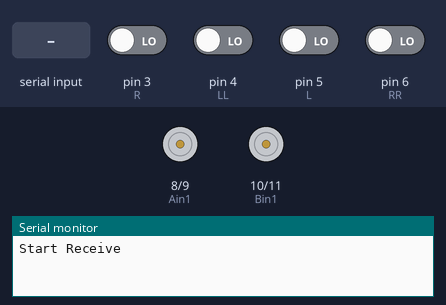
The sketch below on a simulated Arduino Uno, built with avr-gcc and run on an emulated ATmega328P. Shown: motor-driver pin pairs drawn as motors (green arrow = first pin HIGH = forward, orange = second pin HIGH = backward, longer = more drive, scaled by the enable pin), the last lines printed to the serial monitor. The inputs (shaded band) are chosen by the test bench; at power-on: pin 3 (R), pin 4 (LL), pin 5 (L), pin 6 (RR) LOW.

Above: at 0.8 s.
0.9 s: "Go\n" received over Serial
At 2.69 s:
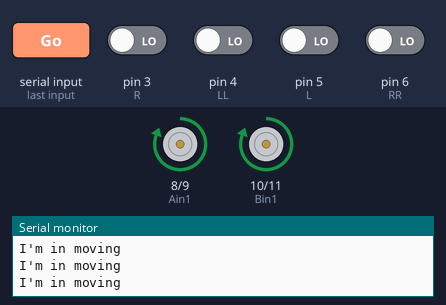
3.9 s: pin 3 (R) driven HIGH
At 6.8 s:
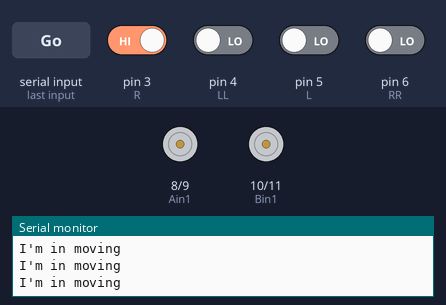
6.9 s: pin 4 (LL) driven HIGH
At 7.6 s:
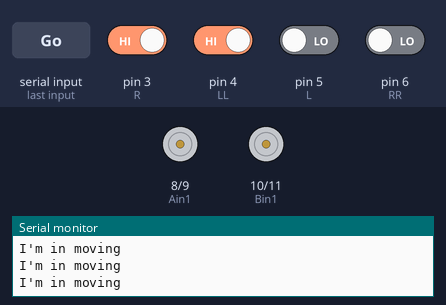
9.4 s: "LFT\n" received over Serial
At 10.5 s:
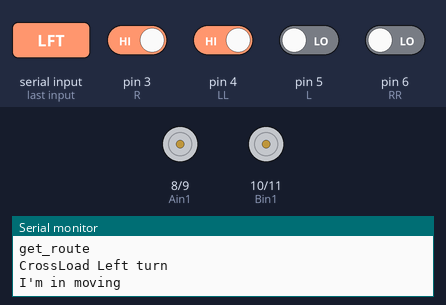
Timing chart, 0 to 12.4 s (numbered marks = the images above; inputs shaded):
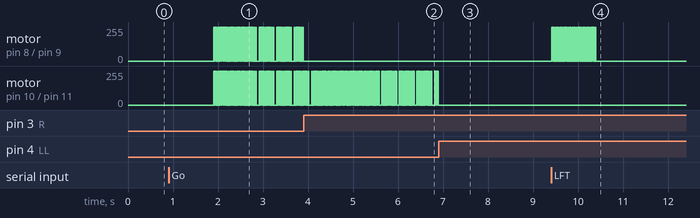

Measured:
- after the input at 0.9 s, motor on pin 8 (Ain1) / pin 9 (Ain2), motor on pin 10 (Bin1) / pin 11 (Bin2): alternates forward 255/255 for 0.02 s and stopped for 0.02 s, starting after 1.0 s
- after the input at 3.9 s, motor on pin 8 (Ain1) / pin 9 (Ain2): stops changing and stays stopped
- after the input at 6.9 s, motor on pin 10 (Bin1) / pin 11 (Bin2): stops changing and stays stopped
- after the input at 9.4 s, motor on pin 8 (Ain1) / pin 9 (Ain2): alternates forward 255/255 for 0.01 s and stopped for 0.02 s, 66 changes in all, then stays stopped, starting at once

The sketch:

Motor.ino
```cpp
#include <SoftwareSerial.h>

/*
 * L = left sensor
 * R = right sensor
 * LL = Most Left sensor
 * RR = Most right sensor
 */
int L = 5;
int R = 3;
int LL = 4;
int RR = 6;

// A = left wheel, B = right wheel
int enA = A0;
int enB = A1;
int Ain1 = 8;
int Ain2 = 9;
int Bin1 = 10;
int Bin2 = 11;

/*
 * pwm = moter power
 * Delay, Time = Arduino Loop Delay Setting
 * TURN_DELAY = Cross Load Turn Time
 * Forward DELAY = Cross Load Forward Time
 */
int pwm = 128;
int Delay = 30;
float Speed = 0.45;
unsigned long Time = 0;
unsigned long Now = 0;
int TURN_DELAY = 1000;
int FORWARD_DELAY = 750;

/* stat = Cart stat
 * waiting : Cart is waiting for start signal from server. not yet started.
 * stand : Cart is in front of stand and waiting for start signal from server.
 * moving : Cart is moving along the line.
 * get_route : Cart is located on cross road and waiting for direction from server.
 */
String stat = "waiting";

void get_startSignal(){
  while(1){
    String temp = Serial.readStringUntil("\n");
    //Serial.println("MCU : " + temp);
    temp.trim();
    if(temp.equals("Go")){
      stat = "moving";
      break;
    }
  }
}

void line_trace(char S){
  Time = millis();
  //Serial.println(Time);
  switch(S){
  case 'F':
    if(Time % Delay < Delay * Speed){
      forward();
    }
    else{
      Stop();
    }
    break;
    case 'R':
    if(Time % Delay < Delay * Speed){
      Bright();
    }
    else{
      Stop();
    }
    break;
  case 'L':
    if(Time % Delay < Delay * Speed){
      Bleft();
    }
    else{
      Stop();
    }
    break;
  case 'S':
    Stop();
    break;
  }
}

void forced_line_trace(int Delay){
  unsigned long t_Now = millis();
  unsigned long t_time = t_Now + (unsigned long) Delay;
  while(t_time > t_Now){
      t_Now = millis();
      if (digitalRead(L) == LOW && digitalRead(R) == LOW) {
            line_trace('F');
            //Serial.println("Loop Forward"); //debug
          }
      if (digitalRead(L) == LOW && digitalRead(R) == HIGH) {
        line_trace('R');
        //Serial.println("Loop right turn"); //debug
      }
      if (digitalRead(L) == HIGH && digitalRead(R) == LOW) {
        line_trace('L');
        //Serial.println("Loop left turn"); //debug
      }
 }
}


void forward() {
  digitalWrite(Ain1, HIGH);
  digitalWrite(Ain2, LOW);
  digitalWrite(Bin1, HIGH);
  digitalWrite(Bin2, LOW);
  analogWrite(enA, pwm);
  analogWrite(enB, pwm);
}

void Bright() {
  digitalWrite(Ain1, HIGH);
  digitalWrite(Ain2, LOW);
  digitalWrite(Bin1, HIGH);
  digitalWrite(Bin2, LOW);
  analogWrite(enA, 0);
  analogWrite(enB, pwm);

}
void Bleft() {
  digitalWrite(Ain1, HIGH);
  digitalWrite(Ain2, LOW);
  digitalWrite(Bin1, HIGH);
  digitalWrite(Bin2, LOW);
  analogWrite(enA, pwm);
  analogWrite(enB, 0);

}
void Stop() {
  digitalWrite(Ain1, LOW);
  digitalWrite(Ain2, LOW);
  digitalWrite(Bin1, LOW);
  digitalWrite(Bin2, LOW);
  analogWrite(enA, 0);
  analogWrite(enB, 0);

}

void setup(){
  Serial.begin(9600);
  Serial.println("Start Receive");

  pinMode(L, INPUT);
  pinMode(LL, INPUT);
  pinMode(R, INPUT);
  pinMode(RR, INPUT);
  pinMode(Ain1, OUTPUT);
  pinMode(Ain2, OUTPUT);
  pinMode(Bin1, OUTPUT);
  pinMode(Bin2, OUTPUT);

  pinMode(enA, OUTPUT);
  pinMode(enB, OUTPUT);

  get_startSignal();

  Time = millis();
}

void loop(){

  if(stat.equals("get_route")){
    Stop();
    Serial.println("I'm in Cross"); //debug
    Serial.println("get_route");
    String Direction = "CrossWaiting"; // init
    while(1){
      Direction = Serial.readStringUntil('\n');
      Direction.trim();
      if(Direction.equals("LFT")){
        Serial.println("CrossLoad Left turn"); //debug
        stat = "moving";
        Now = millis();
        while(millis() - Now < TURN_DELAY){
          line_trace('L');
        }
        break;
      }
      else if(Direction.equals("RGT")){
        Serial.println("CrossLoad right turn"); //debug
        stat = "moving";
        Now = millis();
        while(millis() - Now < TURN_DELAY){
          line_trace('R');
        }
        break;
      }
      else if(Direction.equals("STR")){
        Serial.println("CrossLoad Straight"); //debug
        stat = "moving";
        forced_line_trace(FORWARD_DELAY);
        break;
      }
    }
  }

  if(stat.equals("moving")){
    Serial.println("I'm in moving");
    // Determine Cross road or Stop
    if(digitalRead(LL) == HIGH || digitalRead(RR) == HIGH){
      //forced_line_trace(500);
      Stop();
      delay(1000);
      if (digitalRead(LL) == HIGH && digitalRead(RR) == HIGH) {
        if(digitalRead(L) == HIGH && digitalRead(R) == HIGH){
          // three way
          stat = "get_route";
        }

        else{
          // If Most left and right sensor are activated, It is a stand
          stat = "stand";
        }
      }
      else{
        stat = "get_route";
      }
    }
    else{
      if (digitalRead(L) == LOW && digitalRead(R) == LOW) {
        line_trace('F');
        //Serial.println("Loop Forward"); //debug
      }
      if (digitalRead(L) == LOW && digitalRead(R) == HIGH) {
        line_trace('R');
        //Serial.println("Loop right turn"); //debug
      }
      if (digitalRead(L) == HIGH && digitalRead(R) == LOW) {
        line_trace('L');
        //Serial.println("Loop left turn"); //debug
      }
      if (digitalRead(L) == HIGH && digitalRead(R) == HIGH){
        Stop();
        stat = "get_route";
        //Serial.println("stand");
        //Serial.println("I'm in stop"); //debug
      }
    }
  }
  if(stat.equals("stand")){
    Serial.println("I'm in stand"); //debug
    Serial.println("stand");
    get_startSignal();
    forced_line_trace(FORWARD_DELAY);
  }
}
```
